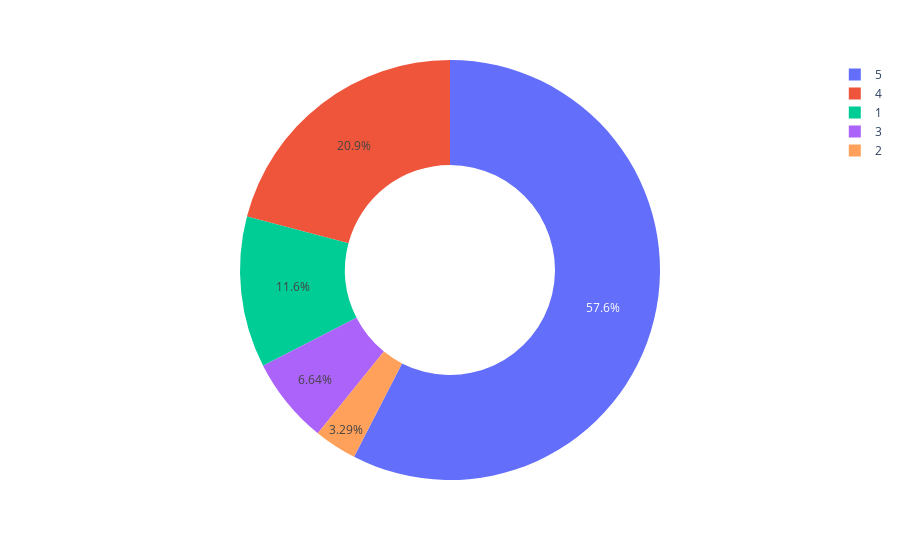

The notebook cell this image was saved under:
### Code cell
ratings = data["Rating"].value_counts()
numbers = ratings.index
quantity = ratings.values

import plotly.express as px
figure = px.pie(data, 
             values=quantity, 
             names=numbers,hole = 0.5)
figure.show()

### Figure 1 — Plotly figure (JSON) as saved in the notebook; plotly's stock layout.template omitted (floating-point values rounded to 4 significant figures)
{"data": [{"domain": {"x": [0, 1], "y": [0, 1]}, "hole": 0.5, "hovertemplate": "label=%{label}<br>value=%{value}<extra></extra>", "labels": [5, 4, 1, 3, 2], "legendgroup": "", "name": "", "showlegend": true, "type": "pie", "values": [5395, 1959, 1090, 622, 308]}], "layout": {"legend": {"tracegroupgap": 0}, "margin": {"t": 60}}}
